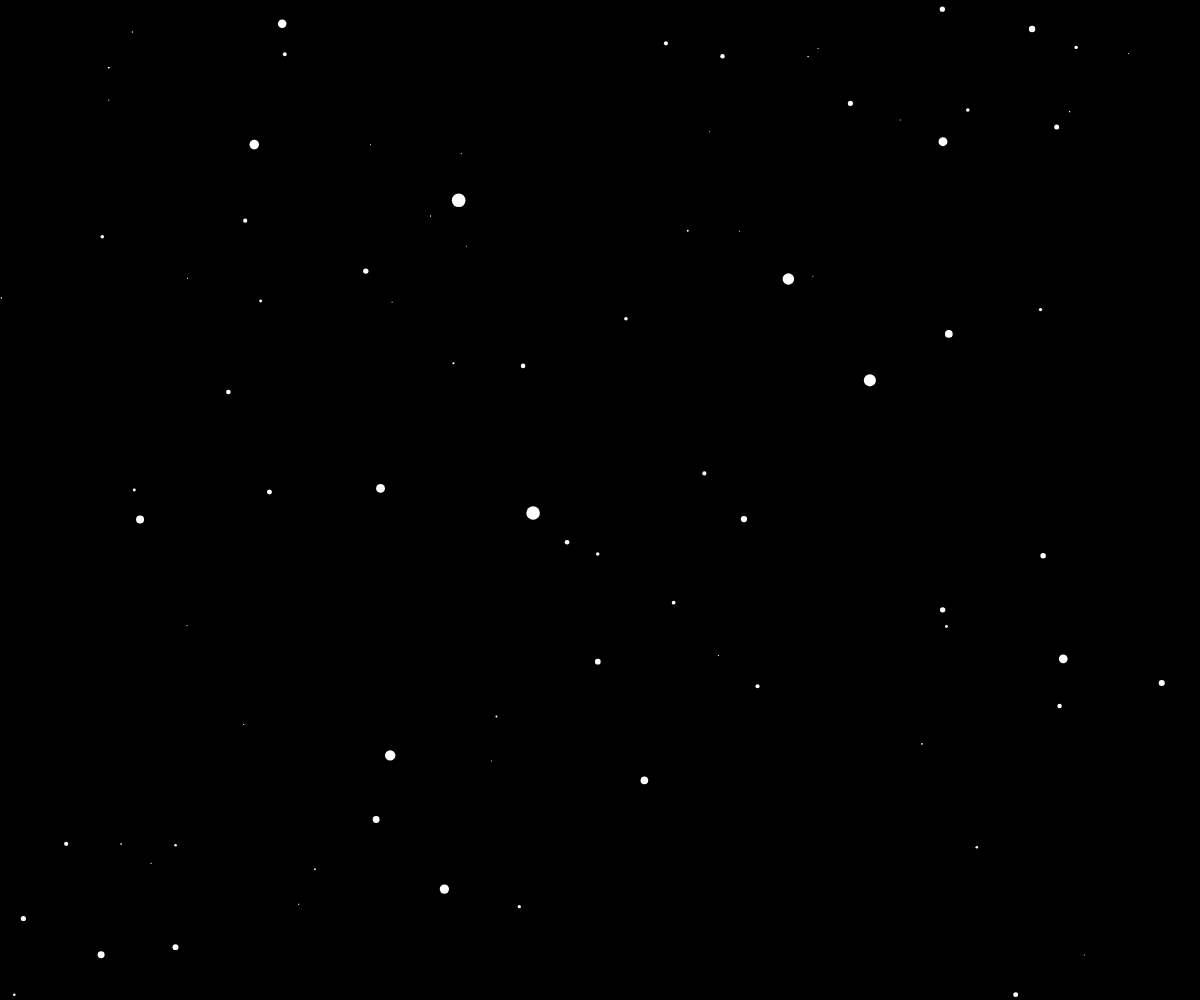
Frame 1 (no input)
Frame 60 (no input): identical to frame 1, image omitted
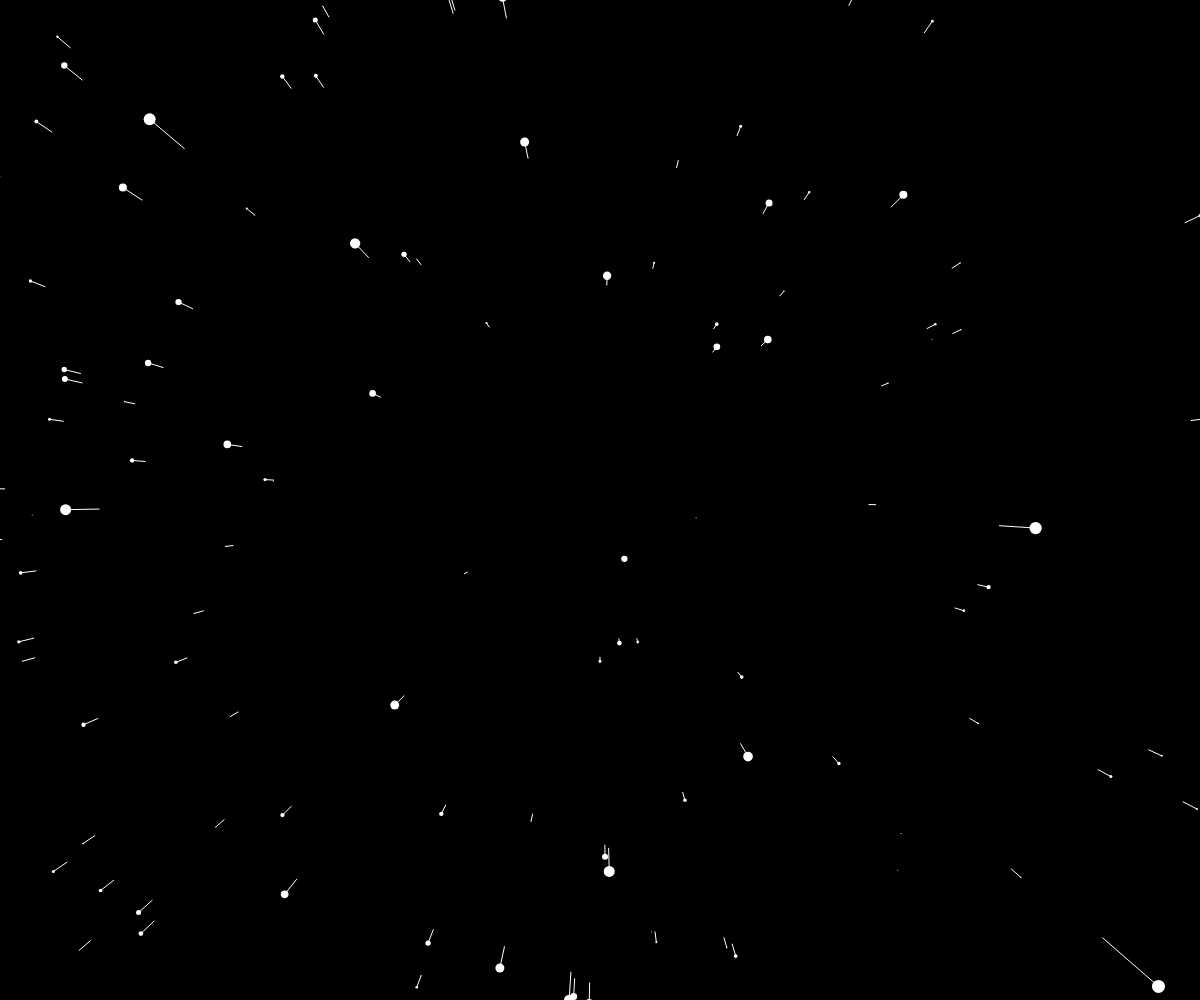
Frame 120 (the mouse pressed at the canvas centre since frame 60)

The p5.js sketch that drew these frames (run headless with seeded random() and noise() and a simulated clock; from frame 60 on, the mouse is pressed at the canvas centre):

// p5.js sketch
// ── sketch.js
var stars = [];
var speed;

function setup() {
  createCanvas(windowWidth, windowHeight);
  for (var i = 0; i < 1000; i++) { // Increased number of stars for larger screens
    stars[i] = new Star();
  }
}

function draw() {
  speed = map(mouseX, 0, width, 0, 50);
  background(0);
  translate(width/2, height/2);

  for (var i = 0; i < stars.length; i++) {
    stars[i].update();
    stars[i].show();
  }
}

function windowResized() {
  resizeCanvas(windowWidth, windowHeight);
}
// ── Star.js

    function Star(){
        this.x= random(-width, width);
        this.y= random(-height, height);
        this.z= random(width);
        this.pz = this.z;


    this.update = function(){
        this.z = this.z - speed;
        if(this.z < 1){
            this.z =width;
            this.x = random(-width, width);
            this.y = random(-height, height);

            this.pz = this.z;
        }
    }
    

        this.show = function(){
        fill(255);
        noStroke();

        var sx = map(this.x/ this.z,0,1,0,width);
        var sy = map(this.y/ this.z,0,1,0,height);

        var r = map(this.z , 0, width, 16, 0);
        ellipse(sx, sy, r, r);

        var px = map(this.x/this.pz,0,1,0,width);
        var py = map(this.y/this.pz,0,1,0,height);

        this.pz = this.z;
        stroke(255);
        line(px, py, sx, sy);

    }
}

// ── style.css
body {
  margin: 0;
  padding: 0;
  overflow: hidden; /* This prevents scrollbars if canvas is exactly window size */
}

canvas {
  display: block; /* Removes extra space below canvas */
}
